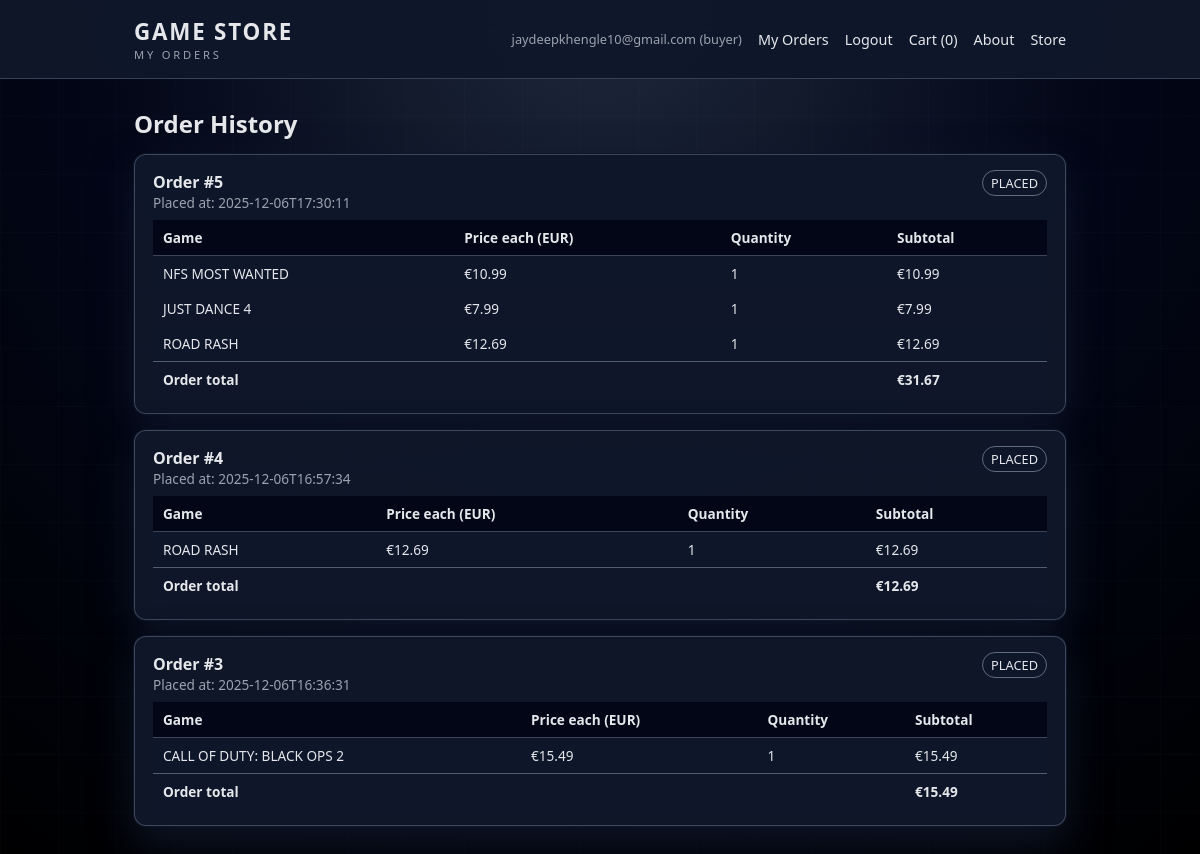
The app's page /orders (signed in) with its own data.
### tables this page shows
CREATE TABLE users (
            id INTEGER PRIMARY KEY AUTOINCREMENT,
            email TEXT NOT NULL UNIQUE,
            password_hash TEXT NOT NULL,
            user_type TEXT NOT NULL CHECK (user_type IN ('buyer', 'seller')),
            is_admin INTEGER NOT NULL DEFAULT 0
        );

CREATE TABLE orders (
            id INTEGER PRIMARY KEY AUTOINCREMENT,
            user_id INTEGER NOT NULL,
            total_amount REAL NOT NULL,
            created_at TEXT NOT NULL,
            status TEXT NOT NULL,
            FOREIGN KEY (user_id) REFERENCES users(id)
        );

CREATE TABLE order_items (
            id INTEGER PRIMARY KEY AUTOINCREMENT,
            order_id INTEGER NOT NULL,
            game_id INTEGER NOT NULL,
            quantity INTEGER NOT NULL,
            price_each REAL NOT NULL,
            FOREIGN KEY (order_id) REFERENCES orders(id),
            FOREIGN KEY (game_id) REFERENCES games(id)
        );

CREATE TABLE games (
            id INTEGER PRIMARY KEY AUTOINCREMENT,
            title TEXT NOT NULL,
            description TEXT,
            price REAL NOT NULL,
            image_url TEXT,
            seller_id INTEGER,
            FOREIGN KEY (seller_id) REFERENCES users(id)
        );

### app.py (the view, shortened to what this page needs)
@app.route("/orders")
def my_orders():
    user = get_current_user()
    if not user:
        flash("Please log in to view your orders.")
        return redirect(url_for("login"))
    conn = get_connection()
    cur = conn.cursor()
    cur.execute(
        """
        SELECT id, total_amount, created_at, status
        FROM orders
        WHERE user_id = ?
        ORDER BY created_at DESC
        """,
        (user["id"],)
    )
    orders = cur.fetchall()
    order_ids = [o["id"] for o in orders]
    placeholders = ",".join("?" for _ in order_ids)
    query = f"""
        SELECT oi.order_id, oi.quantity, oi.price_each,
               g.title AS game_title
        FROM order_items oi
        JOIN games g ON g.id = oi.game_id
        WHERE oi.order_id IN ({placeholders})
        ORDER BY oi.order_id
    """
    cur.execute(query, order_ids)
    items = cur.fetchall()
    conn.close()
    order_items_by_order = {}
    for row in items:
        order_id = row["order_id"]
        order_items_by_order.setdefault(order_id, []).append(row)
    cart = get_cart()
    cart_count = cart_item_count(cart)
    return render_template(
        "orders.html",
        title="My Orders",
        user=user,
        cart_count=cart_count,
        orders=orders,
        order_items_by_order=order_items_by_order
    )

### app.py (called while the page is built)
def get_cart():
    return session.get("cart", {})

def get_current_user():
    user_id = session.get("user_id")
    if not user_id:
        return None
    conn = get_connection()
    cur = conn.cursor()
    cur.execute(
        "SELECT id, email, user_type, is_admin FROM users WHERE id = ?",
        (user_id,)
    )
    user = cur.fetchone()
    conn.close()
    return user

### db.py (called while the page is built)
def get_connection():
    conn = sqlite3.connect(DB_NAME)
    conn.row_factory = sqlite3.Row
    return conn

### gamestore_lib/cart_utils.py (called while the page is built)
def cart_item_count(cart: dict) -> int:
    return sum(int(item["quantity"]) for item in cart.values())

### templates/orders.html (shortened to what this page needs)
<!DOCTYPE html>
<html lang="en">
<head>
</head>
<body>
<header>
    <div class="page nav-inner">
        <div>
            <div class="brand-title">Game Store</div>
            <div class="brand-subtitle">My Orders</div>
        </div>
        <div class="nav-right">
            {% if user %}
                <span class="user-label">
                    {{ user["email"] }} ({{ user["user_type"] }})
                </span>
                {% if user["user_type"] == "seller" %}
                    <a href="{{ url_for('seller_dashboard') }}">Seller Dashboard</a>
                {% else %}
                    <a href="{{ url_for('my_orders') }}">My Orders</a>
                {% endif %}
                <a href="{{ url_for('logout') }}">Logout</a>
            {% else %}
                <a href="{{ url_for('login') }}">Login</a>
                <a href="{{ url_for('register') }}">Register</a>
            {% endif %}
            <a href="{{ url_for('cart') }}">Cart ({{ cart_count or 0 }})</a>
            <a href="{{ url_for('about') }}">About</a>
            <a href="{{ url_for('index') }}">Store</a>
        </div>
    </div>
</header>
<main class="page">
    <h2>Order History</h2>
    {% if orders and orders|length > 0 %}
        {% for order in orders %}
            <article class="order-card">
                <div class="order-header">
                    <div>
                        <div class="order-id">Order #{{ order["id"] }}</div>
                        <div class="order-meta">
                            Placed at: {{ order["created_at"] }}
                        </div>
                    </div>
                    <div>
                        <span class="status">{{ order["status"] }}</span>
                    </div>
                </div>
                <table>
                    <thead>
                        <tr>
                            <th>Game</th>
                            <th>Price each (EUR)</th>
                            <th>Quantity</th>
                            <th>Subtotal</th>
                        </tr>
                    </thead>
                    <tbody>
                        {% set items = order_items_by_order.get(order["id"], []) %}
                        {% for item in items %}
                            <tr>
                                <td>{{ item["game_title"] }}</td>
                                <td>€{{ "%.2f"|format(item["price_each"]) }}</td>
                                <td>{{ item["quantity"] }}</td>
                                <td>€{{ "%.2f"|format(item["price_each"] * item["quantity"]) }}</td>
                            </tr>
                        {% endfor %}
                        <tr class="total-row">
                            <td colspan="3">Order total</td>
                            <td>€{{ "%.2f"|format(order["total_amount"]) }}</td>
                        </tr>
                    </tbody>
                </table>
            </article>
        {% endfor %}
    {% else %}
        <p class="empty-text">
            You have not placed any orders yet.
        </p>
        <a href="{{ url_for('index') }}" class="empty-text">Go to store</a>
    {% endif %}
</main>
</body>
</html>

### templates/orders.html (style rules this page uses)
:root { --bg-header: rgba(15, 23, 42, 0.96); --text-main: #e5e7eb; --text-muted: #9ca3af; --accent: #38bdf8; }
* { box-sizing: border-box; }
body { margin: 0; font-family: system-ui, -apple-system, BlinkMacSystemFont, "Segoe UI", Roboto, sans-serif; color: var(--text-main); background: radial-gradient(circle at top, #1e293b 0, #020617 48%, #000 100%); min-height: 100vh; }
body::before { content: ""; position: fixed; inset: 0; pointer-events: none; background-image: linear-gradient(rgba(148, 163, 184, 0.07) 1px, transparent 1px), linear-gradient(90deg, rgba(148, 163, 184, 0.07) 1px, transparent 1px); background-size: 58px 58px; opacity: 0.4; z-index: -1; }
.page { max-width: 980px; margin: 0 auto; }
header { position: sticky; top: 0; z-index: 20; backdrop-filter: blur(14px); background: var(--bg-header); border-bottom: 1px solid rgba(148, 163, 184, 0.3); }
.nav-inner { display: flex; align-items: center; justify-content: space-between; padding: 16px 24px; }
.brand-title { font-size: 1.4rem; font-weight: 700; letter-spacing: 0.08em; text-transform: uppercase; }
.brand-subtitle { font-size: 0.7rem; text-transform: uppercase; letter-spacing: 0.25em; color: var(--text-muted); }
.nav-right { display: flex; align-items: center; gap: 16px; font-size: 0.9rem; }
header a { color: var(--text-main); text-decoration: none; position: relative; }
header a::after { content: ""; position: absolute; left: 0; bottom: -3px; height: 2px; width: 0; background: linear-gradient(to right, #38bdf8, #a855f7); transition: width 0.18s ease-out; }
.user-label { font-size: 0.8rem; color: var(--text-muted); }
main { padding: 28px 24px 40px 24px; }
h2 { margin-top: 0; margin-bottom: 14px; }
.order-card { background: rgba(15, 23, 42, 0.96); border-radius: 12px; padding: 16px 18px; margin-bottom: 16px; border: 1px solid rgba(148, 163, 184, 0.35); box-shadow: 0 18px 40px rgba(15, 23, 42, 0.9), 0 0 0 1px rgba(15, 23, 42, 0.9); }
.order-header { display: flex; justify-content: space-between; margin-bottom: 8px; }
.order-id { font-weight: 600; }
.order-meta { font-size: 0.85rem; color: var(--text-muted); }
.status { font-size: 0.8rem; padding: 3px 8px; border-radius: 999px; background: rgba(15, 23, 42, 0.9); border: 1px solid rgba(148, 163, 184, 0.6); }
table { width: 100%; border-collapse: collapse; margin-top: 6px; }
th, td { padding: 8px 10px; text-align: left; font-size: 0.85rem; }
th { background: #020617; border-bottom: 1px solid rgba(148, 163, 184, 0.4); }
tr:nth-child(even) td { background: rgba(15, 23, 42, 0.95); }
tr:nth-child(odd) td { background: rgba(15, 23, 42, 0.9); }
.total-row td { font-weight: 600; border-top: 1px solid rgba(148, 163, 184, 0.5); }

### records on screen
users: email "jaydeepkhengle10@gmail.com", user_type "buyer"
orders: id "5", created_at "2025-12-06T17:30:11", status "PLACED", total_amount "31.67"
order_items: game_title "NFS MOST WANTED", price_each "10.99", quantity "1", item['price_each']*item['quantity'] "10.99"
order_items: game_title "JUST DANCE 4", price_each "7.99", quantity "1", item['price_each']*item['quantity'] "7.99"
order_items: game_title "ROAD RASH", price_each "12.69", quantity "1", item['price_each']*item['quantity'] "12.69"
orders: id "4", created_at "2025-12-06T16:57:34", status "PLACED", total_amount "12.69"
order_items: game_title "ROAD RASH", price_each "12.69", quantity "1", item['price_each']*item['quantity'] "12.69"
orders: id "3", created_at "2025-12-06T16:36:31", status "PLACED", total_amount "15.49"
order_items: game_title "CALL OF DUTY: BLACK OPS 2", price_each "15.49", quantity "1", item['price_each']*item['quantity'] "15.49"

### other values on screen
{{ cart_count or 0 }} "0"
